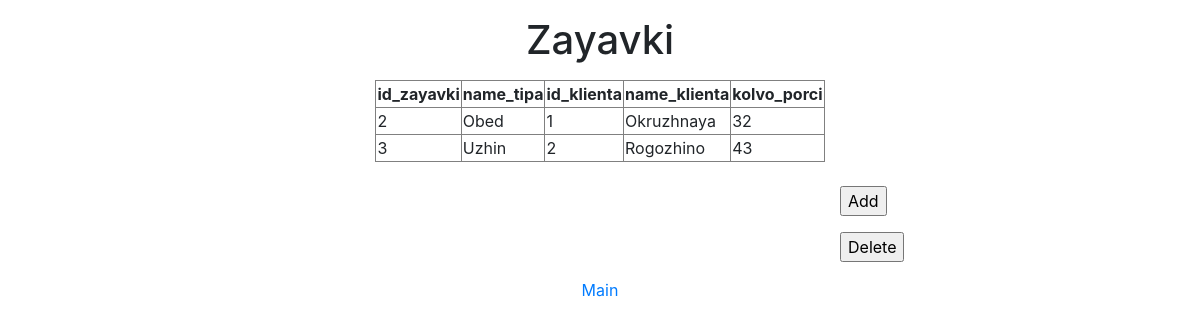
The app's page /zayavki.php with its own data.
### tables this page shows
CREATE TABLE `zayavki` (
  `id_zayavki` int(11) NOT NULL,
  `id_klienta` int(11) NOT NULL,
  `id_tipa` int(11) NOT NULL,
  `kolvo_porci` int(11) NOT NULL
);

CREATE TABLE `tipy` (
  `id_tipa` int(11) NOT NULL,
  `name_tipa` varchar(20) NOT NULL
);

CREATE TABLE `klienty` (
  `id_klienta` int(11) NOT NULL,
  `name_klienta` varchar(50) NOT NULL,
  `address` varchar(50) NOT NULL,
  `tel` varchar(255) NOT NULL
);

### zayavki.php (the view, shortened to what this page needs)
<!DOCTYPE html>
<html>
<head>
<link rel="stylesheet" href="https://stackpath.bootstrapcdn.com/bootstrap/4.4.1/css/bootstrap.min.css">
</head>
<body>
<p><h1 align='center'>Zayavki</h1></p>
<?php
require_once 'connection.php';
$link = mysqli_connect($host, $user, $password, $database)
    or die("Error! " . mysqli_error($link));
$query = "SELECT zayavki.id_zayavki, tipy.name_tipa, klienty.id_klienta, klienty.name_klienta, zayavki.kolvo_porci
FROM tipy INNER JOIN (klienty INNER JOIN zayavki ON klienty.id_klienta = zayavki.id_klienta) ON tipy.id_tipa = zayavki.id_tipa";
$result = mysqli_query($link, $query) or die("Error of query! " . mysqli_error($link));
if($result)
{
    $rows = mysqli_num_rows($result);
    echo "<table align='center' border=1px><tr><th>id_zayavki</th><th>name_tipa</th><th>id_klienta</th><th>name_klienta</th><th>kolvo_porci</th></tr>";
    for ($i = 0 ; $i < $rows ; ++$i)
    {
        $row = mysqli_fetch_row($result);
        echo "<tr>";
            for ($j = 0 ; $j < 5 ; ++$j) echo "<td>$row[$j]</td>";
        echo "</tr>";
    }
    echo "</table>";
	echo "<br>";
}
?>
<form method="GET" action="zayavkiadd.php">
<p class='margin'><input type="submit" value="Add"></p>
</form>
<form method="GET" action="zayavkidel.php">
<p class='margin'><input type="submit" value="Delete"></p>
</form>
<p align='center'><a href="index.php">Main</a></p>
</body>
</html>

### zayavki.php (style rules this page uses)
.margin { margin-left: 70%; }

### records on screen
zayavki: id_zayavki "2", kolvo_porci "32"
tipy: name_tipa "Obed"
klienty: id_klienta "1", name_klienta "Okruzhnaya"
zayavki: id_zayavki "3", kolvo_porci "43"
tipy: name_tipa "Uzhin"
klienty: id_klienta "2", name_klienta "Rogozhino"
